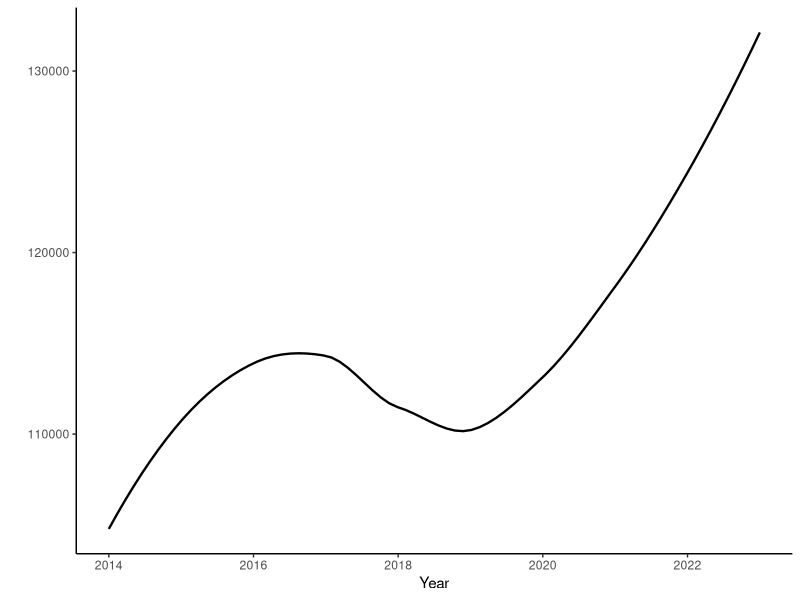
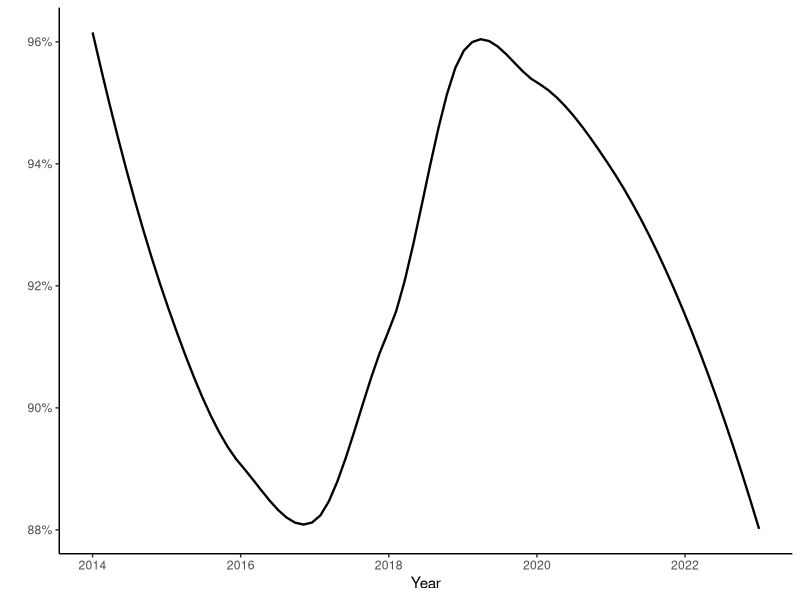
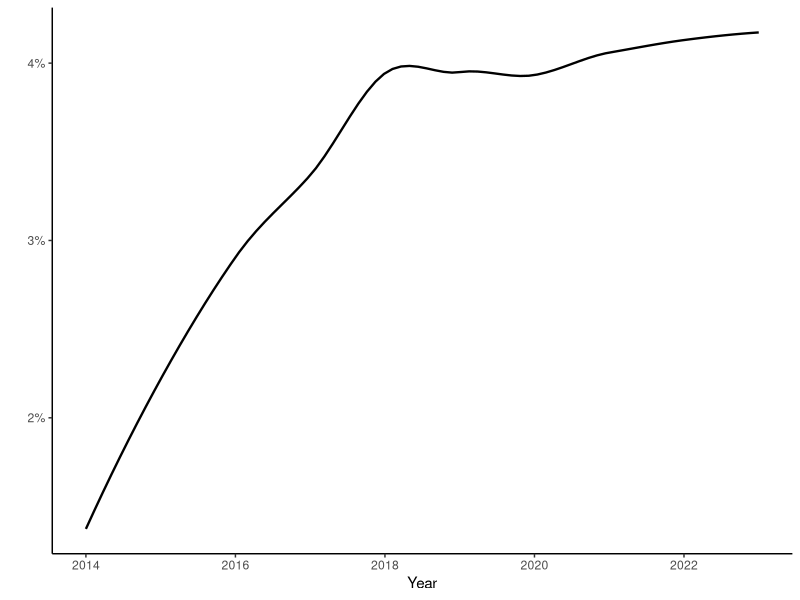
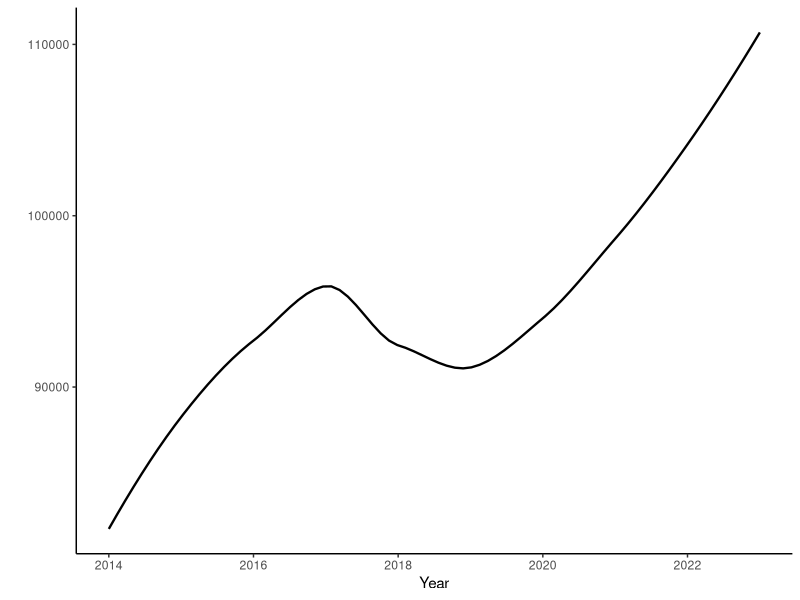
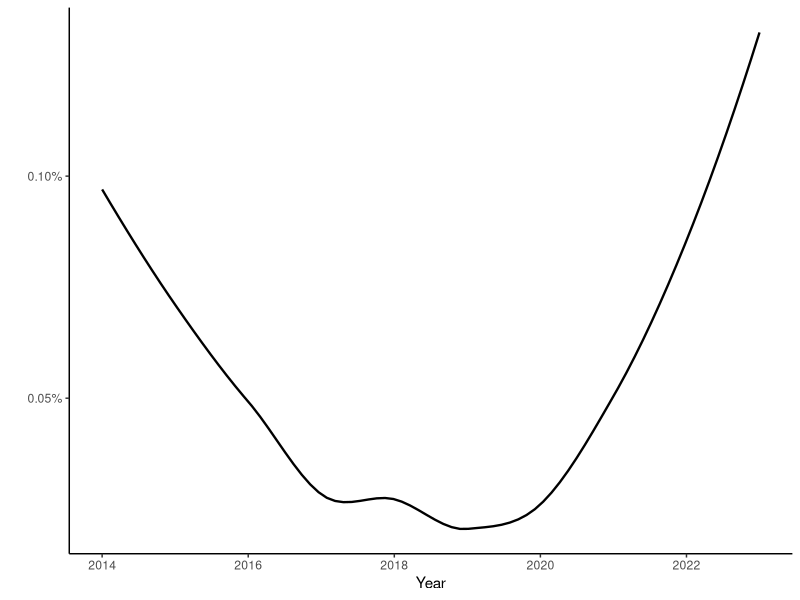
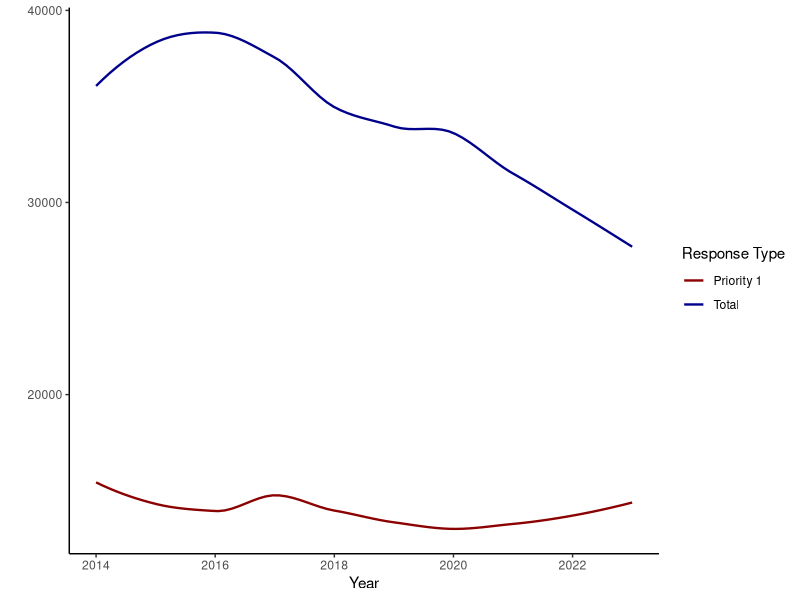
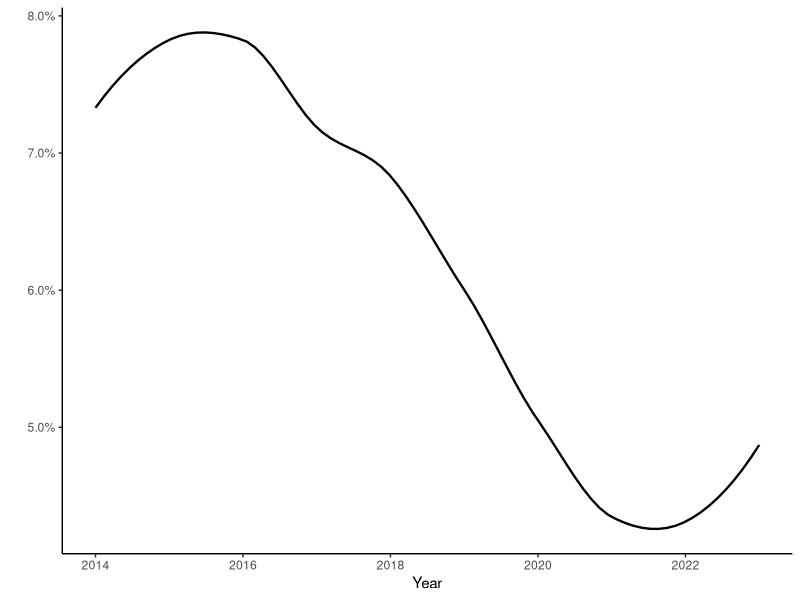
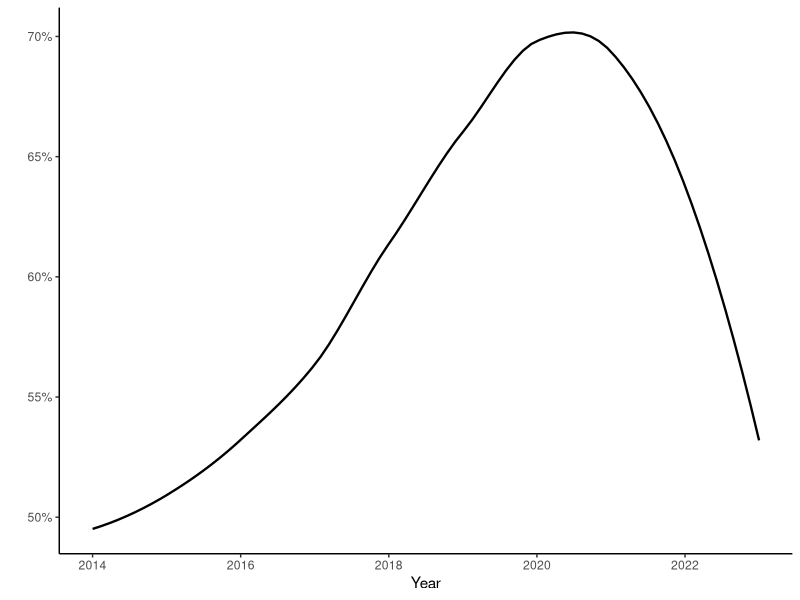

Reproduce these figures in R, in order.
## ---- chunk 1
library(readr)
library(dplyr)
library(ggplot2)
library(tidyr)
library(stringr)
## ---- chunk 2
dog_data <- read_csv("data/dog-control.csv")
## ---- chunk 3
# Summaries of dogs and owners

dogs <- dog_data |> 
  filter(category == "registrations" | category == "classification") |> 
  group_by(financial_year) |> 
  select(-category) |> 
  pivot_wider(names_from = c(subcategory, measure), values_from = value) |> 
  select(-dangerous_total, -(starts_with("shelters"))) |> 
  mutate(
    menacing = menacing_33A + menacing_33C,
    dangerous = dangerous_conviction + dangerous_evidence + dangerous_admission,
    pc_men = menacing / dogs_known,
    pc_dan = dangerous / dogs_known,
    pc_reg = dogs_registered / dogs_known,
  )

owners <- dog_data |> 
  filter(subcategory == "owners" | subcategory == "prosecution-appeal") |> 
  group_by(financial_year) |> 
  select(-category) |> 
  pivot_wider(names_from = c(subcategory, measure), values_from = value) |> 
  mutate(
    owners_sanctioned = owners_probationary + owners_disqualified,
    pc_sanctioned = owners_sanctioned / owners_total,
  )
## ---- chunk 4
ggplot(dogs, aes(x = financial_year, y = dogs_known)) +
  geom_smooth(se = FALSE, linewidth = 0.8, colour = "black") +
  theme_classic() +
  xlab("Year") +
  ylab("")
## ---- chunk 5
ggplot(dogs, aes(x = financial_year, y = pc_reg)) +
  geom_smooth(se = FALSE, linewidth = 0.8, colour = "black") +
  theme_classic() +
  xlab("Year") +
  ylab("") +
  scale_y_continuous(labels = scales::percent)
## ---- chunk 6
ggplot(dogs, aes(x = financial_year, y = pc_men)) +
  geom_smooth(se = FALSE, linewidth = 0.8, colour = "black") +
  theme_classic() +
  xlab("Year") +
  ylab("") +
  scale_y_continuous(labels = scales::percent)
## ---- chunk 7
ggplot(owners, aes(x = financial_year, y = owners_total)) +
  geom_smooth(se = FALSE, linewidth = 0.8, colour = "black") +
  theme_classic() +
  xlab("Year") +
  ylab("")
## ---- chunk 8
ggplot(owners, aes(x = financial_year, y = pc_sanctioned)) +
  geom_smooth(se = FALSE, linewidth = 0.8, colour = "black") +
  theme_classic() +
  xlab("Year") +
  ylab("") +
  scale_y_continuous(labels = scales::percent)
## ---- chunk 9
rfs <- dog_data |> 
  filter(subcategory == "priority-1" | 
           subcategory == "priority-2") |> 
  group_by(financial_year) |> 
  select(-category, -measure) |> 
  pivot_wider(names_from = c(subcategory), values_from = value) |> 
  mutate(
    rfs_total = `priority-1` + `priority-2`,
  )

ggplot(rfs, aes(x = financial_year)) +
  geom_smooth(aes(y = rfs_total, color = "Total"), se = FALSE, linewidth = 0.8) +
  geom_smooth(aes(y = `priority-1`, color = "Priority 1"), se = FALSE, linewidth = 0.8) +
  scale_color_manual(values = c(
    "Total" = "darkblue",
    "Priority 1" = "darkred")) +
  labs(color = "Response Type") +
  theme_classic() +
  xlab("Year") +
  ylab("")
## ---- chunk 10
impounds <- dog_data |> 
  filter(category == "shelters") |> 
  group_by(financial_year) |> 
  select(-category, -measure) |> 
  pivot_wider(names_from = c(subcategory), values_from = value)

impounds$dogs_known <- dogs$dogs_known

impounds <- impounds |> 
  mutate(
    pc_impounded = impound / dogs_known,
    pc_returned = `claimed-returned` / impound,
    pc_euthanised = euthanised / impound,
    pc_adopted = `adopted-rescued` / impound,
  )
## ---- chunk 11
ggplot(impounds, aes(x = financial_year, y = pc_impounded)) +
  geom_smooth(se = FALSE, linewidth = 0.8, colour = "black") +
  theme_classic() +
  xlab("Year") +
  ylab("") +
  scale_y_continuous(labels = scales::percent)
## ---- chunk 12
ggplot(impounds, aes(x = financial_year, y = pc_returned)) +
  geom_smooth(se = FALSE, linewidth = 0.8, colour = "black") +
  theme_classic() +
  xlab("Year") +
  ylab("") +
  scale_y_continuous(labels = scales::percent)
## ---- chunk 13
ggplot(impounds, aes(x = financial_year, y = pc_euthanised)) +
  geom_smooth(se = FALSE, linewidth = 0.8, colour = "black") +
  theme_classic() +
  xlab("Year") +
  ylab("") +
  scale_y_continuous(labels = scales::percent)
## ---- chunk 14
ggplot(impounds, aes(x = financial_year, y = pc_adopted)) +
  geom_smooth(se = FALSE, linewidth = 0.8, colour = "black") +
  theme_classic() +
  xlab("Year") +
  ylab("") +
  scale_y_continuous(labels = scales::percent)
## ---- chunk 15
enforce <- dog_data |> 
  filter(category == "enforcement" | category == "infringements") |>
  select(-category) |> 
  group_by(financial_year) |> 
  pivot_wider(names_from = c(subcategory, measure), values_from = value)
## ---- chunk 16
ggplot(enforce, aes(x = financial_year, y = offence_total)) +
  geom_smooth(se = FALSE, linewidth = 0.8, colour = "black") +
  theme_classic() +
  xlab("Year") +
  ylab("")
## ---- chunk 17
ggplot(enforce, aes(x = financial_year, 
                   y = `prosecution-appeal_total`)) +
  geom_smooth(se = FALSE, linewidth = 0.8, colour = "black") +
  theme_classic() +
  xlab("Year") +
  ylab("")
## ---- chunk 18
resource <- dog_data |> 
  filter(category == "resourcing") |>
  select(-category) |> 
  group_by(financial_year) |> 
  pivot_wider(names_from = c(subcategory, measure), values_from = value) |> 
  mutate(
    pc_field = staff_field / staff_total,
  )

resource$dogs_known <- dogs$dogs_known

resource <- resource |> 
  mutate(
    staff_indexed = dogs_known / staff_total,
  )
## ---- chunk 19
ggplot(resource, aes(x = financial_year, 
                   y = staff_indexed)) +
  geom_smooth(se = FALSE, linewidth = 0.8, colour = "black") +
  theme_classic() +
  xlab("Year") +
  ylab("")
## ---- chunk 20
ggplot(resource, aes(x = financial_year, 
                   y = pc_field)) +
  geom_smooth(se = FALSE, linewidth = 0.8, colour = "black") +
  theme_classic() +
  xlab("Year") +
  ylab("") +
  scale_y_continuous(labels = scales::percent)
